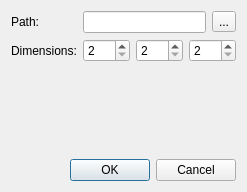
<?xml version="1.0" encoding="UTF-8"?>
<ui version="4.0">
 <class>LoadDialog</class>
 <widget class="QDialog" name="LoadDialog">
  <property name="geometry">
   <rect>
    <x>0</x>
    <y>0</y>
    <width>238</width>
    <height>192</height>
   </rect>
  </property>
  <property name="windowTitle">
   <string>Dialog</string>
  </property>
  <layout class="QFormLayout" name="formLayout">
   <item row="0" column="0">
    <widget class="QLabel" name="_path_label">
     <property name="text">
      <string>Path:</string>
     </property>
    </widget>
   </item>
   <item row="0" column="1">
    <layout class="QHBoxLayout" name="_path_layout">
     <item>
      <widget class="QLineEdit" name="m_path_line_edit"/>
     </item>
     <item>
      <widget class="QToolButton" name="m_path_tool_button">
       <property name="text">
        <string>...</string>
       </property>
      </widget>
     </item>
    </layout>
   </item>
   <item row="1" column="0">
    <widget class="QLabel" name="_dimensions_label">
     <property name="text">
      <string>Dimensions:</string>
     </property>
    </widget>
   </item>
   <item row="1" column="1">
    <layout class="QHBoxLayout" name="_horizontal_layout_1">
     <item>
      <widget class="QSpinBox" name="m_dimensions_x_spin_box">
       <property name="minimum">
        <number>2</number>
       </property>
       <property name="maximum">
        <number>999</number>
       </property>
       <property name="value">
        <number>2</number>
       </property>
      </widget>
     </item>
     <item>
      <widget class="QSpinBox" name="m_dimensions_y_spin_box">
       <property name="minimum">
        <number>2</number>
       </property>
       <property name="maximum">
        <number>999</number>
       </property>
      </widget>
     </item>
     <item>
      <widget class="QSpinBox" name="m_dimensions_z_spin_box">
       <property name="minimum">
        <number>2</number>
       </property>
       <property name="maximum">
        <number>999</number>
       </property>
      </widget>
     </item>
    </layout>
   </item>
   <item row="2" column="0" colspan="2">
    <spacer name="_vertical_spacer">
     <property name="orientation">
      <enum>Qt::Orientation::Vertical</enum>
     </property>
     <property name="sizeType">
      <enum>QSizePolicy::Policy::Expanding</enum>
     </property>
     <property name="sizeHint" stdset="0">
      <size>
       <width>20</width>
       <height>40</height>
      </size>
     </property>
    </spacer>
   </item>
   <item row="3" column="0" colspan="2">
    <widget class="QDialogButtonBox" name="m_button_box">
     <property name="orientation">
      <enum>Qt::Orientation::Horizontal</enum>
     </property>
     <property name="standardButtons">
      <set>QDialogButtonBox::StandardButton::Cancel|QDialogButtonBox::StandardButton::Ok</set>
     </property>
    </widget>
   </item>
  </layout>
 </widget>
 <resources/>
 <connections>
  <connection>
   <sender>m_button_box</sender>
   <signal>accepted()</signal>
   <receiver>LoadDialog</receiver>
   <slot>accept()</slot>
   <hints>
    <hint type="sourcelabel">
     <x>248</x>
     <y>254</y>
    </hint>
    <hint type="destinationlabel">
     <x>157</x>
     <y>274</y>
    </hint>
   </hints>
  </connection>
  <connection>
   <sender>m_button_box</sender>
   <signal>rejected()</signal>
   <receiver>LoadDialog</receiver>
   <slot>reject()</slot>
   <hints>
    <hint type="sourcelabel">
     <x>316</x>
     <y>260</y>
    </hint>
    <hint type="destinationlabel">
     <x>286</x>
     <y>274</y>
    </hint>
   </hints>
  </connection>
 </connections>
</ui>
